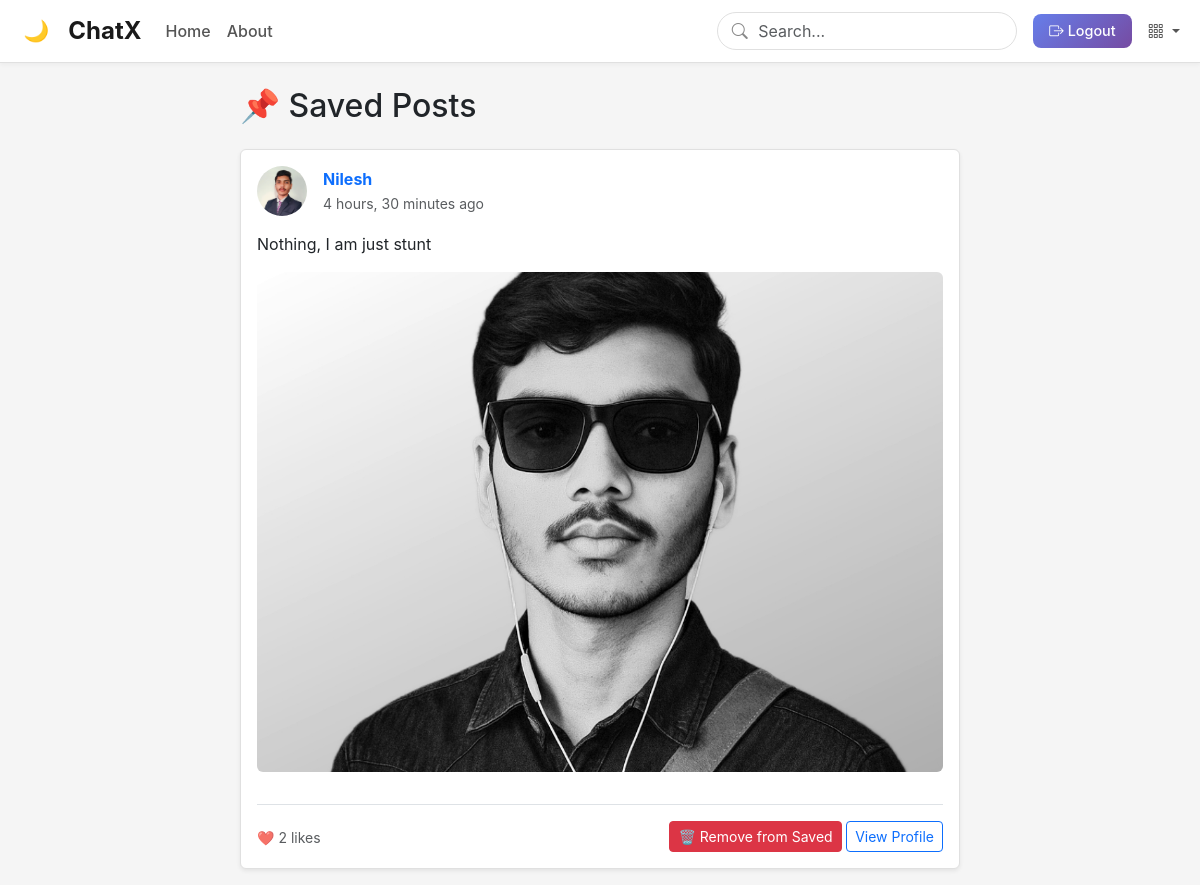
/saved/ (signed in), run on the app's committed database.
### chatx/models.py (models this page shows, shortened)
class Post(models.Model):
    author = models.ForeignKey(User, on_delete=models.CASCADE)
    text = models.TextField(max_length=280)
    image = models.ImageField(upload_to='post_images/', blank=True, null=True)
    video = models.FileField(upload_to='post_videos/', blank=True, null=True)  # NEW
    created_at = models.DateTimeField(auto_now_add=True)
    likes = models.ManyToManyField(User, related_name='liked_posts', blank=True)
    saves = models.ManyToManyField(User, related_name='saved_posts', blank=True)
    class Meta:
        ordering = ['-created_at']
        verbose_name = "Post"
        verbose_name_plural = "Posts"

class Profile(models.Model):
    user = models.OneToOneField(User, on_delete=models.CASCADE)
    image = models.ImageField(upload_to='profile_pics', blank=True, null=True)
    bio = models.TextField(blank=True)
    follows = models.ManyToManyField('self', related_name='followed_by', symmetrical=False, blank=True)
    is_private = models.BooleanField(default=False)  # NEW - Private account setting

### chatx/views.py (the view)
# urls.py: path('saved/', chatx_views.saved_posts_view, name='saved_posts'),
@login_required
def saved_posts_view(request):
    saved_posts = request.user.saved_posts.all()
    return render(request, 'saved_posts.html', {'posts': saved_posts})

### templates/saved_posts.html
{% extends 'layout.html' %}
{% block content %}
<div class="container mt-4">
    <div class="row">
        <div class="col-md-8 offset-md-2">
            <h2 class="mb-4">📌 Saved Posts</h2>
            {% if posts %}
                {% for post in posts %}
                <div class="card mb-3 shadow-sm">
                    <div class="card-body">
                        <div class="d-flex align-items-center mb-3">
                            {% if post.author.profile.image %}
                                <img src="{{ post.author.profile.image.url }}"
                                     alt="{{ post.author.username }}"
                                     class="rounded-circle me-3"
                                     width="50" height="50"
                                     style="object-fit: cover;">
                            {% else %}
                                <img src="https://ui-avatars.com/api/?name={{ post.author.username }}&background=random&size=50"
                                     alt="{{ post.author.username }}"
                                     class="rounded-circle me-3"
                                     width="50" height="50">
                            {% endif %}
                            <div>
                                <a href="{% url 'profile' post.author.username %}" class="text-decoration-none">
                                    <strong>{{ post.author.username }}</strong>
                                </a>
                                <br>
                                <small class="text-muted">{{ post.created_at|timesince }} ago</small>
                            </div>
                        </div>
                        <p class="mb-3">{{ post.text }}</p>
                        {% if post.image %}
                        <img src="{{ post.image.url }}"
                             class="img-fluid rounded mb-3"
                             alt="Post image"
                             style="max-height: 500px; width: 100%; object-fit: cover;">
                        {% endif %}
                        <div class="d-flex justify-content-between align-items-center mt-3 pt-3 border-top">
                            <div>
                                <small class="text-muted">❤️ {{ post.likes.count }} likes</small>
                            </div>
                            <div>
                                <a href="{% url 'save_post' post.pk %}" class="btn btn-sm btn-danger">
                                    🗑️ Remove from Saved
                                </a>
                                <a href="{% url 'profile' post.author.username %}" class="btn btn-sm btn-outline-primary">
                                    View Profile
                                </a>
                            </div>
                        </div>
                    </div>
                </div>
                {% endfor %}
            {% else %}
                <div class="alert alert-info text-center">
                    <h4>No saved posts yet!</h4>
                    <p>When you save posts, they'll appear here.</p>
                    <a href="{% url 'post_list' %}" class="btn btn-primary">Browse Feed</a>
                </div>
            {% endif %}
        </div>
    </div>
</div>
{% endblock %}

### templates/layout.html (style rules this page uses)
body { background-color: #f5f5f5; color: #212529; transition: all 0.3s ease; font-family: -apple-system, BlinkMacSystemFont, "Segoe UI", Roboto, "Helvetica Neue", Arial, sans-serif; }
.card { background-color: #ffffff; color: #212529; border: 1px solid #e0e0e0; transition: all 0.3s ease; }

### data on the page
Post: author.profile.image (picture), author.username "Nilesh", created_at "4 hours, 30 minutes", text "Nothing, I am just stunt", image (picture), likes.count "2"
